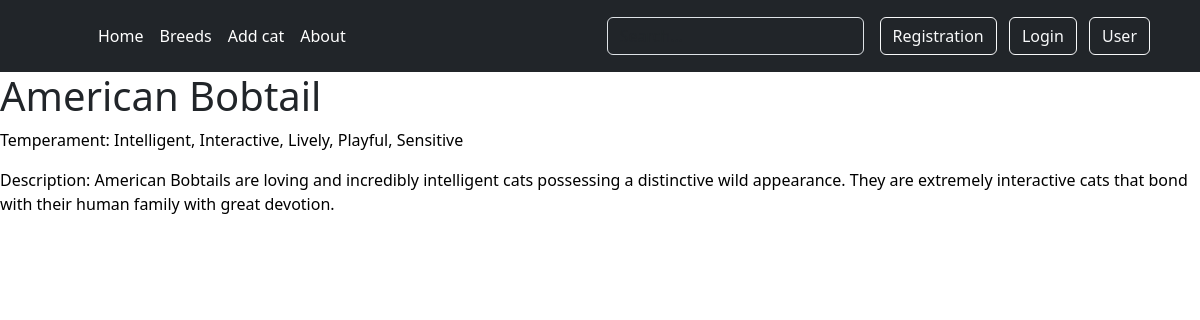
Screenshot of /cat_detail/4/ with the database file from the repository.
### about/models.py (models this page shows)
class Cat(models.Model):
    abb = models.CharField(max_length=4)
    name = models.CharField(max_length=30, verbose_name='Breed')
    temperament = models.CharField(max_length=150, verbose_name='Temperament')
    description = models.CharField(max_length=350, verbose_name='Description')
    wikipedia_url = models.CharField(max_length=150, verbose_name='Url')
    image = models.ImageField(upload_to='cat_images/', default='Aegean_Island_Cat.jpg')

### about/views.py (the view)
# urls.py: path('cat_detail/<int:cat_id>/', views.card_of_cat,name='cat_detail')
def card_of_cat(request, cat_id):
    cat = get_object_or_404(Cat, id=cat_id)
    return render(request, 'about/cat_detail.html', {'cat': cat})

### templates/about/cat_detail.html (shortened to what this page needs)
{% extends 'base.html' %}
{% block content %}
<h1>{{ cat.name }}</h1>
<p>Temperament: {{ cat.temperament }}</p>
<p>Description: {{ cat.description }}</p>
{% endblock %}

### templates/base.html (style rules this page uses)
p { color:black; }

### rows the page displays
Cat: name "American Bobtail", temperament "Intelligent, Interactive, Lively, Playful, Sensitive", description "American Bobtails are loving and incredibly intelligent cats possessing a distinctive wild appearance. They are extremely interactive cats that bond with their human family with great devotion."
